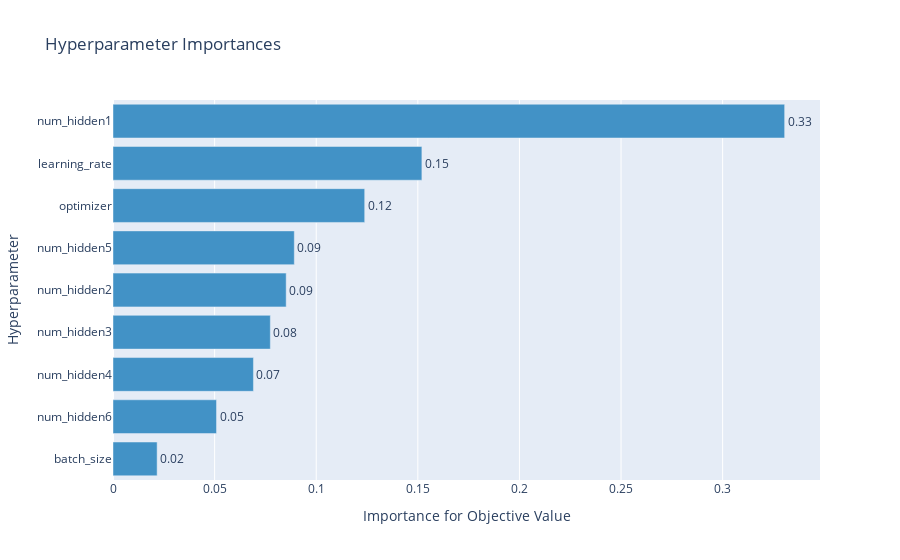
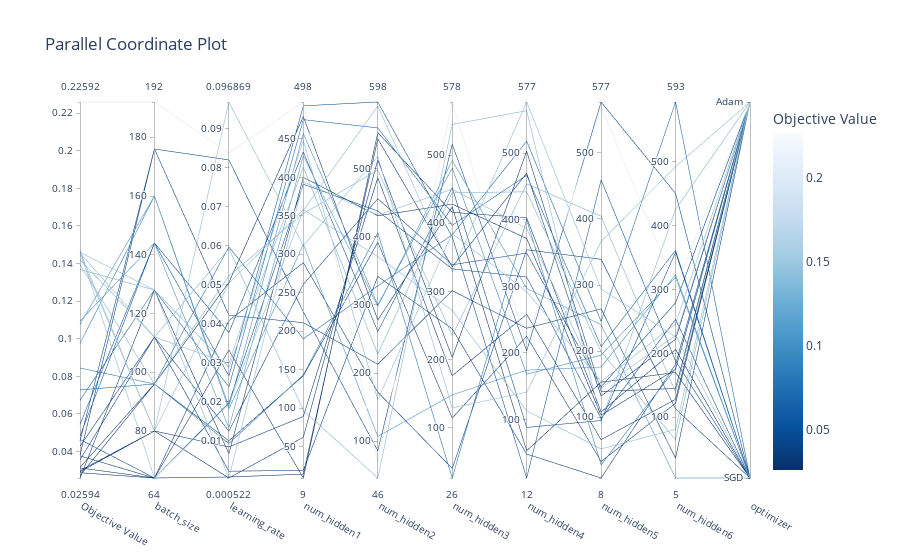
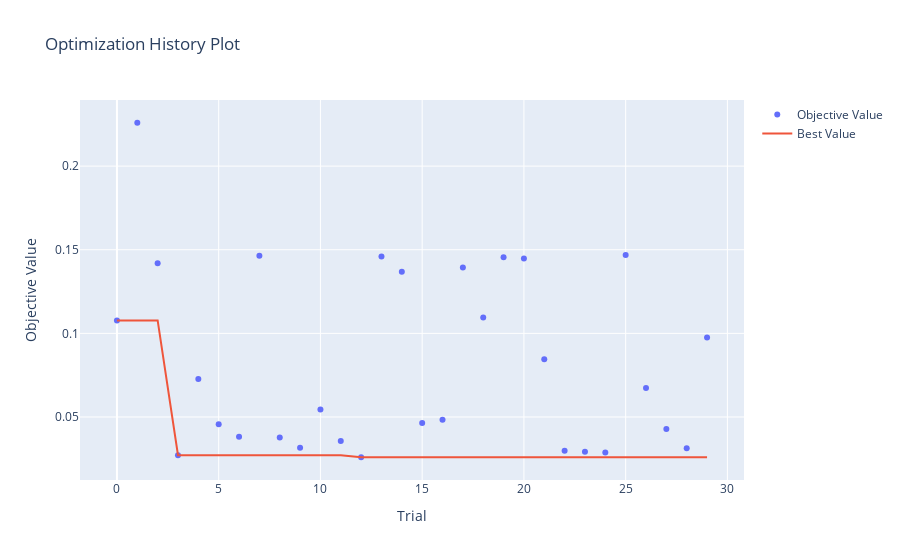

The cell these charts' notebook holds for them, in order:
### Code cell
display(optuna.visualization.plot_param_importances(study))
display(optuna.visualization.plot_parallel_coordinate(study))
display(optuna.visualization.plot_optimization_history(study))

### Figure 1 — Plotly figure (JSON) as saved in the notebook; plotly's stock layout.template omitted (floating-point values rounded to 4 significant figures)
{"data": [{"cliponaxis": false, "hovertemplate": ["batch_size (IntDistribution): 0.021719052488180644<extra></extra>", "num_hidden6 (IntDistribution): 0.050940749864539656<extra></extra>", "num_hidden4 (IntDistribution): 0.06911400550727437<extra></extra>", "num_hidden3 (IntDistribution): 0.07742556436077638<extra></extra>", "num_hidden2 (IntDistribution): 0.08522030773306737<extra></extra>", "num_hidden5 (IntDistribution): 0.08921260980124857<extra></extra>", "optimizer (CategoricalDistribution): 0.12385946447574851<extra></extra>", "learning_rate (FloatDistribution): 0.15200060081554628<extra></extra>", "num_hidden1 (IntDistribution): 0.3305076449536183<extra></extra>"], "marker": {"color": "rgb(66,146,198)"}, "orientation": "h", "text": ["0.02", "0.05", "0.07", "0.08", "0.09", "0.09", "0.12", "0.15", "0.33"], "textposition": "outside", "type": "bar", "x": [0.02172, 0.05094, 0.06911, 0.07743, 0.08522, 0.08921, 0.1239, 0.152, 0.3305], "y": ["batch_size", "num_hidden6", "num_hidden4", "num_hidden3", "num_hidden2", "num_hidden5", "optimizer", "learning_rate", "num_hidden1"]}], "layout": {"showlegend": false, "title": {"text": "Hyperparameter Importances"}, "xaxis": {"title": {"text": "Importance for Objective Value"}}, "yaxis": {"title": {"text": "Hyperparameter"}}}}

### Figure 2 — Plotly figure (JSON) as saved in the notebook; plotly's stock layout.template omitted (floating-point values rounded to 4 significant figures)
{"data": [{"dimensions": [{"label": "Objective Value", "range": [0.02594, 0.2259], "values": [0.1077, 0.2259, 0.1419, 0.0272, 0.07279, 0.04569, 0.03819, 0.1464, 0.0377, 0.0316, 0.05454, 0.03561, 0.02594, 0.146, 0.1368, 0.04641, 0.04831, 0.1394, 0.1095, 0.1456, 0.1448, 0.08446, 0.02984, 0.02925, 0.02873, 0.1468, 0.06733, 0.0428, 0.03129, 0.09746]}, {"label": "batch_size", "range": [64, 192], "values": [160, 192, 112, 96, 96, 176, 176, 80, 64, 96, 144, 112, 128, 128, 128, 64, 144, 96, 144, 112, 80, 96, 80, 80, 64, 64, 128, 112, 64, 160]}, {"label": "learning_rate", "range": [0.0005223, 0.09687], "values": [0.01815, 0.08377, 0.05929, 0.05063, 0.05973, 0.08203, 0.04222, 0.09687, 0.04083, 0.01004, 0.02667, 0.002258, 0.00676, 0.000523, 0.02883, 0.01982, 0.03778, 0.05227, 0.01335, 0.02987, 0.05044, 0.009367, 0.008463, 0.0005223, 0.0007797, 0.01953, 0.02387, 0.01254, 0.03332, 0.01882]}, {"label": "num_hidden1", "range": [9, 498], "values": [313, 498, 97, 479, 190, 225, 211, 311, 289, 142, 493, 19, 400, 394, 413, 391, 433, 353, 428, 448, 358, 143, 89, 62, 14, 357, 475, 261, 9, 457]}, {"label": "num_hidden2", "range": [46, 598], "values": [107, 69, 46, 278, 328, 86, 213, 518, 172, 392, 598, 342, 431, 432, 228, 438, 261, 498, 298, 161, 371, 406, 487, 513, 544, 592, 560, 456, 553, 300]}, {"label": "num_hidden3", "range": [26, 578], "values": [148, 578, 545, 424, 383, 516, 301, 129, 40, 114, 380, 245, 428, 450, 445, 333, 452, 235, 492, 385, 272, 26, 176, 203, 336, 329, 397, 339, 416, 481]}, {"label": "num_hidden4", "range": [12, 577], "values": [174, 214, 564, 53, 518, 203, 237, 141, 355, 225, 12, 48, 372, 387, 442, 314, 88, 454, 297, 292, 113, 400, 258, 503, 470, 577, 467, 350, 403, 168]}, {"label": "num_hidden5", "range": [8, 577], "values": [176, 570, 93, 153, 245, 577, 264, 366, 339, 33, 459, 8, 103, 144, 199, 98, 95, 404, 240, 154, 52, 28, 66, 139, 132, 294, 207, 146, 108, 194]}, {"label": "num_hidden6", "range": [5, 593], "values": [323, 303, 425, 170, 593, 450, 36, 492, 113, 122, 188, 183, 175, 228, 65, 253, 358, 139, 5, 246, 81, 176, 128, 145, 222, 226, 361, 279, 206, 319]}, {"label": "optimizer", "range": [0, 1], "ticktext": ["SGD", "Adam"], "tickvals": [0, 1], "values": [0, 1, 1, 0, 0, 0, 1, 1, 0, 1, 0, 1, 1, 0, 1, 0, 0, 1, 0, 1, 1, 1, 1, 1, 1, 1, 0, 1, 0, 0]}], "labelangle": 30, "labelside": "bottom", "line": {"color": [0.1077, 0.2259, 0.1419, 0.0272, 0.07279, 0.04569, 0.03819, 0.1464, 0.0377, 0.0316, 0.05454, 0.03561, 0.02594, 0.146, 0.1368, 0.04641, 0.04831, 0.1394, 0.1095, 0.1456, 0.1448, 0.08446, 0.02984, 0.02925, 0.02873, 0.1468, 0.06733, 0.0428, 0.03129, 0.09746], "colorbar": {"title": {"text": "Objective Value"}}, "colorscale": [[0, "rgb(247,251,255)"], [0.125, "rgb(222,235,247)"], [0.25, "rgb(198,219,239)"], [0.375, "rgb(158,202,225)"], [0.5, "rgb(107,174,214)"], [0.625, "rgb(66,146,198)"], [0.75, "rgb(33,113,181)"], [0.875, "rgb(8,81,156)"], [1, "rgb(8,48,107)"]], "reversescale": true, "showscale": true}, "type": "parcoords"}], "layout": {"title": {"text": "Parallel Coordinate Plot"}}}

### Figure 3 — Plotly figure (JSON) as saved in the notebook; plotly's stock layout.template omitted (floating-point values rounded to 4 significant figures)
{"data": [{"mode": "markers", "name": "Objective Value", "type": "scatter", "x": [0, 1, 2, 3, 4, 5, 6, 7, 8, 9, 10, 11, 12, 13, 14, 15, 16, 17, 18, 19, 20, 21, 22, 23, 24, 25, 26, 27, 28, 29], "y": [0.1077, 0.2259, 0.1419, 0.0272, 0.07279, 0.04569, 0.03819, 0.1464, 0.0377, 0.0316, 0.05454, 0.03561, 0.02594, 0.146, 0.1368, 0.04641, 0.04831, 0.1394, 0.1095, 0.1456, 0.1448, 0.08446, 0.02984, 0.02925, 0.02873, 0.1468, 0.06733, 0.0428, 0.03129, 0.09746]}, {"name": "Best Value", "type": "scatter", "x": [0, 1, 2, 3, 4, 5, 6, 7, 8, 9, 10, 11, 12, 13, 14, 15, 16, 17, 18, 19, 20, 21, 22, 23, 24, 25, 26, 27, 28, 29], "y": [0.1077, 0.1077, 0.1077, 0.0272, 0.0272, 0.0272, 0.0272, 0.0272, 0.0272, 0.0272, 0.0272, 0.0272, 0.02594, 0.02594, 0.02594, 0.02594, 0.02594, 0.02594, 0.02594, 0.02594, 0.02594, 0.02594, 0.02594, 0.02594, 0.02594, 0.02594, 0.02594, 0.02594, 0.02594, 0.02594]}], "layout": {"title": {"text": "Optimization History Plot"}, "xaxis": {"title": {"text": "Trial"}}, "yaxis": {"title": {"text": "Objective Value"}}}}
